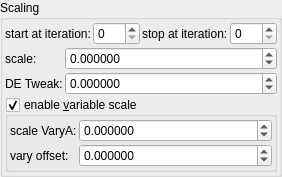
    <widget class="QGroupBox" name="groupBox_9">
     <property name="title">
      <string>Scaling</string>
     </property>
     <layout class="QVBoxLayout" name="verticalLayout_13" stretch="0,0,0">
      <property name="spacing">
       <number>2</number>
      </property>
      <property name="leftMargin">
       <number>2</number>
      </property>
      <property name="topMargin">
       <number>2</number>
      </property>
      <property name="rightMargin">
       <number>2</number>
      </property>
      <property name="bottomMargin">
       <number>2</number>
      </property>
      <item>
       <layout class="QGridLayout" name="gridLayout_85">
        <property name="spacing">
         <number>2</number>
        </property>
        <item row="3" column="0">
         <widget class="QLabel" name="label_86">
          <property name="text">
           <string>start at iteration:</string>
          </property>
         </widget>
        </item>
        <item row="3" column="1">
         <widget class="MySpinBox" name="spinboxInt_transf_start_iterations_E">
          <property name="sizePolicy">
           <sizepolicy hsizetype="Minimum" vsizetype="Maximum">
            <horstretch>0</horstretch>
            <verstretch>0</verstretch>
           </sizepolicy>
          </property>
          <property name="minimum">
           <number>0</number>
          </property>
          <property name="maximum">
           <number>999</number>
          </property>
          <property name="value">
           <number>0</number>
          </property>
         </widget>
        </item>
        <item row="3" column="2">
         <widget class="QLabel" name="label_59">
          <property name="text">
           <string>stop at iteration:</string>
          </property>
         </widget>
        </item>
        <item row="3" column="3">
         <widget class="MySpinBox" name="spinboxInt_transf_stop_iterations_E">
          <property name="sizePolicy">
           <sizepolicy hsizetype="Preferred" vsizetype="Maximum">
            <horstretch>0</horstretch>
            <verstretch>0</verstretch>
           </sizepolicy>
          </property>
          <property name="maximum">
           <number>999</number>
          </property>
         </widget>
        </item>
       </layout>
      </item>
      <item>
       <layout class="QGridLayout" name="gridLayout_32" columnstretch="0,1">
        <property name="spacing">
         <number>2</number>
        </property>
        <item row="3" column="0">
         <widget class="QLabel" name="label_152">
          <property name="text">
           <string>DE Tweak:</string>
          </property>
         </widget>
        </item>
        <item row="3" column="1">
         <widget class="MyDoubleSpinBox" name="spinbox_analyticDE_offset_1">
          <property name="sizePolicy">
           <sizepolicy hsizetype="Minimum" vsizetype="Maximum">
            <horstretch>0</horstretch>
            <verstretch>0</verstretch>
           </sizepolicy>
          </property>
          <property name="prefix">
           <string/>
          </property>
          <property name="suffix">
           <string/>
          </property>
          <property name="decimals">
           <number>6</number>
          </property>
          <property name="minimum">
           <double>-99.989999999999995</double>
          </property>
          <property name="maximum">
           <double>99.989999999999995</double>
          </property>
          <property name="singleStep">
           <double>0.100000000000000</double>
          </property>
         </widget>
        </item>
        <item row="1" column="1" rowspan="2">
         <widget class="MyDoubleSpinBox" name="spinbox_transf_scale_2">
          <property name="sizePolicy">
           <sizepolicy hsizetype="Minimum" vsizetype="Maximum">
            <horstretch>0</horstretch>
            <verstretch>0</verstretch>
           </sizepolicy>
          </property>
          <property name="prefix">
           <string/>
          </property>
          <property name="suffix">
           <string/>
          </property>
          <property name="decimals">
           <number>6</number>
          </property>
          <property name="minimum">
           <double>-99.989999999999995</double>
          </property>
          <property name="maximum">
           <double>99.989999999999995</double>
          </property>
          <property name="singleStep">
           <double>0.100000000000000</double>
          </property>
         </widget>
        </item>
        <item row="1" column="0" rowspan="2">
         <widget class="QLabel" name="label_8">
          <property name="text">
           <string>scale:</string>
          </property>
         </widget>
        </item>
       </layout>
      </item>
      <item>
       <widget class="MyGroupBox" name="groupCheck_transf_function_enabledK_false">
        <property name="title">
         <string>enable &amp;variable scale</string>
        </property>
        <property name="checkable">
         <bool>true</bool>
        </property>
        <layout class="QVBoxLayout" name="verticalLayout_15" stretch="0">
         <property name="spacing">
          <number>2</number>
         </property>
         <property name="leftMargin">
          <number>2</number>
         </property>
         <property name="topMargin">
          <number>2</number>
         </property>
         <property name="rightMargin">
          <number>2</number>
         </property>
         <property name="bottomMargin">
          <number>2</number>
         </property>
         <item>
          <layout class="QGridLayout" name="gridLayout_31" columnstretch="0,1">
           <property name="spacing">
            <number>2</number>
           </property>
           <item row="1" column="1">
            <widget class="MyDoubleSpinBox" name="spinbox_transf_scale_vary_0">
             <property name="sizePolicy">
              <sizepolicy hsizetype="Minimum" vsizetype="Maximum">
               <horstretch>0</horstretch>
               <verstretch>0</verstretch>
              </sizepolicy>
             </property>
             <property name="prefix">
              <string/>
             </property>
             <property name="suffix">
              <string/>
             </property>
             <property name="decimals">
              <number>6</number>
             </property>
             <property name="minimum">
              <double>-99.989999999999995</double>
             </property>
             <property name="maximum">
              <double>99.989999999999995</double>
             </property>
             <property name="singleStep">
              <double>0.010000000000000</double>
             </property>
            </widget>
           </item>
           <item row="2" column="1">
            <widget class="MyDoubleSpinBox" name="spinbox_transf_scaleC_1">
             <property name="sizePolicy">
              <sizepolicy hsizetype="Minimum" vsizetype="Maximum">
               <horstretch>0</horstretch>
               <verstretch>0</verstretch>
              </sizepolicy>
             </property>
             <property name="prefix">
              <string/>
             </property>
             <property name="suffix">
              <string/>
             </property>
             <property name="decimals">
              <number>6</number>
             </property>
             <property name="minimum">
              <double>-99.989999999999995</double>
             </property>
             <property name="maximum">
              <double>99.989999999999995</double>
             </property>
             <property name="singleStep">
              <double>0.100000000000000</double>
             </property>
            </widget>
           </item>
           <item row="2" column="0">
            <widget class="QLabel" name="label_150">
             <property name="text">
              <string>vary offset:</string>
             </property>
            </widget>
           </item>
           <item row="1" column="0">
            <widget class="QLabel" name="label_145">
             <property name="text">
              <string>scale VaryA:</string>
             </property>
            </widget>
           </item>
          </layout>
         </item>
        </layout>
       </widget>
      </item>
     </layout>
    </widget>
